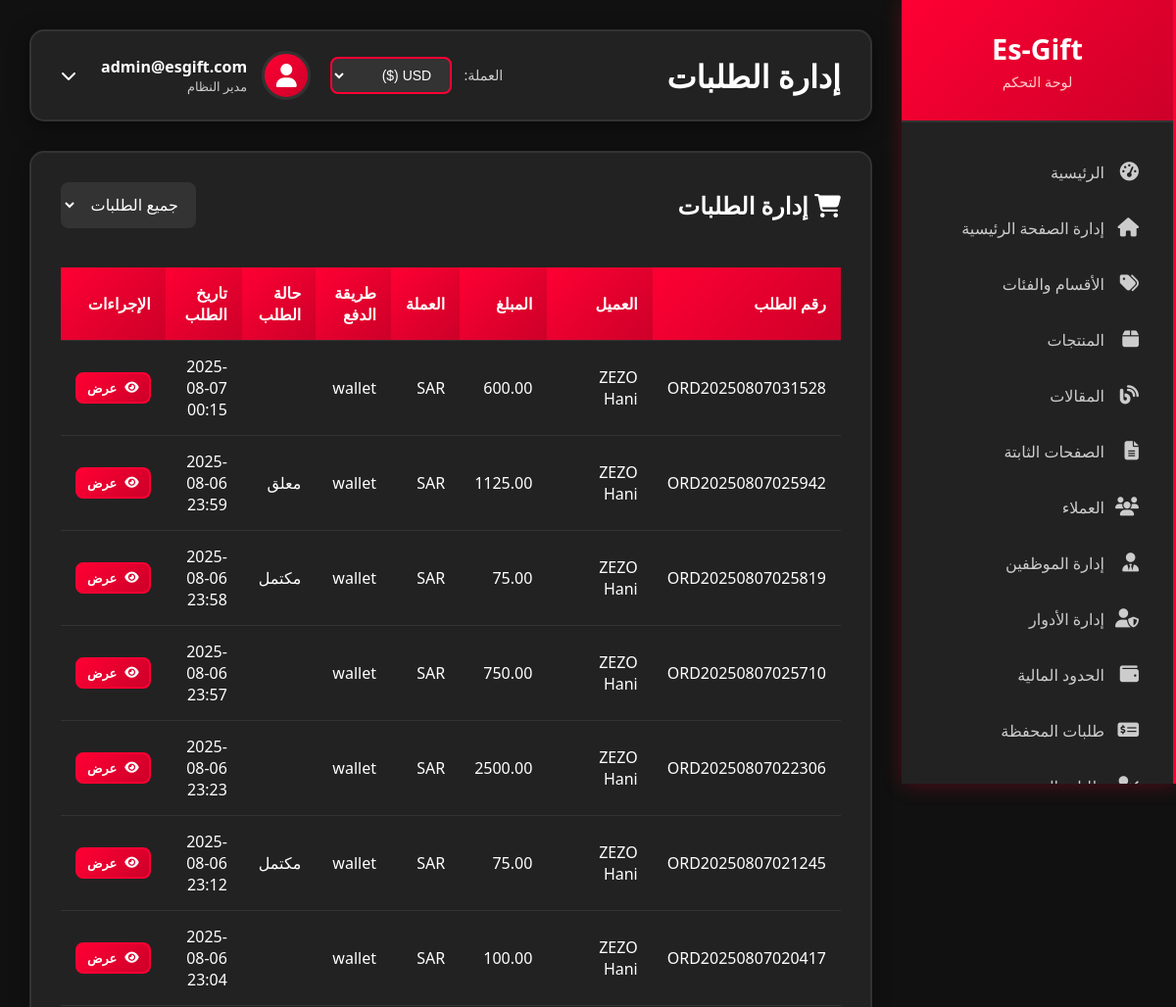
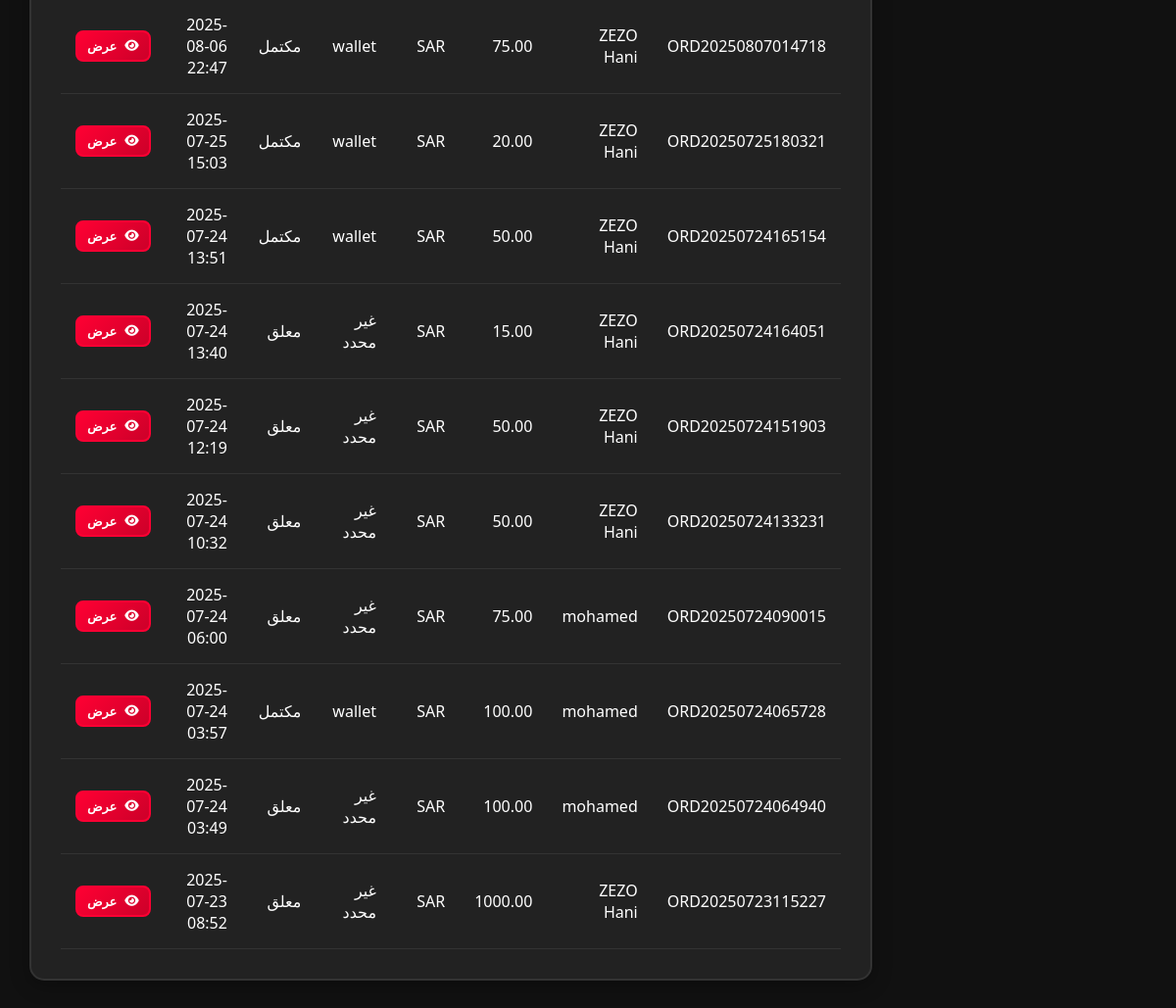
Page /admin/orders (signed in) on the committed database (2 pictures, top to bottom).
### models.py (models this page shows, shortened)
class User(UserMixin, db.Model):
    id = db.Column(db.Integer, primary_key=True)
    username = db.Column(db.String(80), unique=True, nullable=True)  # اسم المستخدم
    email = db.Column(db.String(120), unique=True, nullable=False)
    password_hash = db.Column(db.String(120), nullable=False)
    full_name = db.Column(db.String(100))
    phone = db.Column(db.String(20))
    birth_date = db.Column(db.Date)
    nationality = db.Column(db.String(50))
    customer_type = db.Column(db.String(20), default='regular')  # regular, kyc, reseller
    kyc_status = db.Column(db.String(20), default='none')  # none, pending, approved, rejected
    google_id = db.Column(db.String(100), unique=True, nullable=True)  # Google ID
    profile_picture = db.Column(db.String(300))  # صورة البروفايل من Google
    is_verified = db.Column(db.Boolean, default=False)  # تم التحقق من الإيميل
    email_verification_token = db.Column(db.String(100), nullable=True)  # رمز التحقق من الإيميل
    email_verification_sent_at = db.Column(db.DateTime, nullable=True)  # وقت إرسال رمز التحقق
    document_type = db.Column(db.String(50))  # national_id, passport, driver_license
    id_front_image = db.Column(db.String(200))
    id_back_image = db.Column(db.String(200))
    selfie_image = db.Column(db.String(200))
    passport_image = db.Column(db.String(200))
    driver_license_image = db.Column(db.String(200))
    face_photo_front = db.Column(db.String(200))
    face_photo_right = db.Column(db.String(200))
    face_photo_left = db.Column(db.String(200))
    is_admin = db.Column(db.Boolean, default=False)
    last_login = db.Column(db.DateTime)
    created_at = db.Column(db.DateTime, default=datetime.utcnow)
    preferred_currency = db.Column(db.String(3), default='USD')  # العملة المفضلة للمحفظة
    orders = db.relationship('Order', backref='user', lazy=True)

class Order(db.Model):
    id = db.Column(db.Integer, primary_key=True)
    user_id = db.Column(db.Integer, db.ForeignKey('user.id'), nullable=False)
    order_number = db.Column(db.String(50), unique=True, nullable=False)
    total_amount = db.Column(db.Numeric(10, 2), nullable=False)
    currency = db.Column(db.String(3), default='SAR')
    payment_method = db.Column(db.String(50))
    payment_status = db.Column(db.String(20), default='pending')
    order_status = db.Column(db.String(20), default='pending')
    created_at = db.Column(db.DateTime, default=datetime.utcnow)
    excel_file_path = db.Column(db.String(500))  # مسار ملف Excel المحفوظ
    items = db.relationship('OrderItem', backref='order', lazy=True)
    codes = db.relationship('ProductCode', backref='order', lazy=True)

### admin_routes.py (the view)
@admin.route('/orders')
@login_required
@requires_page_access('admin.orders')
def orders():
    if not current_user.is_admin:
        employee = Employee.query.filter_by(user_id=current_user.id).first()
        if not employee:
            return redirect(url_for('main.index'))
    orders = Order.query.order_by(Order.created_at.desc()).all()
    return render_template('admin/orders.html', orders=orders)

### employee_utils.py (called while the page is built, shortened)
def requires_page_access(page_route):
    def decorator(f):
        @wraps(f)
        def decorated_function(*args, **kwargs):
            if not current_user.is_authenticated:
                return redirect(url_for('auth.login'))
            if current_user.is_admin:
                return f(*args, **kwargs)
        return decorated_function
    return decorator

### templates/admin/orders.html (shortened to what this page needs)
{% extends "admin/base.html" %}
{% block page_title %}إدارة الطلبات{% endblock %}
{% block content %}
<div class="content-card">
    <div style="display: flex; justify-content: space-between; align-items: center; margin-bottom: 20px;">
        <h2>
            <i class="fas fa-shopping-cart"></i>
            إدارة الطلبات
        </h2>
        <div>
            <select class="form-control" style="width: auto; display: inline-block;" onchange="filterOrders(this.value)">
                <option value="">جميع الطلبات</option>
            </select>
        </div>
    </div>
    <div class="table-container">
        <table class="data-table" id="ordersTable">
            <thead>
                <tr>
                    <th>رقم الطلب</th>
                    <th>العميل</th>
                    <th>المبلغ</th>
                    <th>العملة</th>
                    <th>طريقة الدفع</th>
                    <th>حالة الطلب</th>
                    <th>تاريخ الطلب</th>
                    <th>الإجراءات</th>
                </tr>
            </thead>
            <tbody>
                {% for order in orders %}
                <tr data-status="{{ order.order_status }}">
                    <td>{{ order.order_number }}</td>
                    <td>{{ order.user.full_name or order.user.email }}</td>
                    <td>{{ order.total_amount }}</td>
                    <td>{{ order.currency }}</td>
                    <td>{{ order.payment_method or 'غير محدد' }}</td>
                    <td>
                        <span class="status-badge status-{{ order.order_status }}">
                            {% if order.order_status == 'pending' %}
                                معلق
                            {% elif order.order_status == 'completed' %}
                                مكتمل
                            {% elif order.order_status == 'cancelled' %}
                                ملغي
                            {% endif %}
                        </span>
                    </td>
                    <td>{{ order.created_at.strftime('%Y-%m-%d %H:%M') }}</td>
                    <td>
                        <a href="{{ url_for('admin.order_detail', order_id=order.id) }}" class="btn btn-primary btn-sm">
                            <i class="fas fa-eye"></i>
                            عرض
                        </a>
                    </td>
                </tr>
                {% endfor %}
            </tbody>
        </table>
    </div>
</div>
{% endblock %}

### templates/admin/base.html (shortened to what this page needs)
<!DOCTYPE html>
<html lang="ar" dir="rtl">
<head>
    <link rel="stylesheet" href="https://cdnjs.cloudflare.com/ajax/libs/font-awesome/6.5.0/css/all.min.css">
</head>
<body>
    <div class="admin-container">
        <div class="sidebar" id="sidebar">
            <div class="sidebar-header">
                <h2>Es-Gift</h2>
                <p>لوحة التحكم</p>
            </div>
            <nav class="sidebar-nav">
                <div class="nav-item">
                    <a href="{{ url_for('admin.dashboard') }}" class="nav-link">
                        <i class="fas fa-tachometer-alt"></i>
                        الرئيسية
                    </a>
                </div>
                <div class="nav-item">
                    <a href="{{ url_for('admin.homepage_management') }}" class="nav-link">
                        <i class="fas fa-home"></i>
                        إدارة الصفحة الرئيسية
                    </a>
                </div>
                <div class="nav-item">
                    <a href="{{ url_for('admin.categories') }}" class="nav-link">
                        <i class="fas fa-tags"></i>
                        الأقسام والفئات
                    </a>
                </div>
                <div class="nav-item">
                    <a href="{{ url_for('admin.products') }}" class="nav-link">
                        <i class="fas fa-box"></i>
                        المنتجات
                    </a>
                </div>
                <div class="nav-item">
                    <a href="{{ url_for('admin.articles') }}" class="nav-link">
                        <i class="fas fa-blog"></i>
                        المقالات
                    </a>
                </div>
                <div class="nav-item">
                    <a href="{{ url_for('static_pages.static_pages') }}" class="nav-link">
                        <i class="fas fa-file-alt"></i>
                        الصفحات الثابتة
                    </a>
                </div>
                <div class="nav-item">
                    <a href="{{ url_for('admin.users') }}" class="nav-link">
                        <i class="fas fa-users"></i>
                        العملاء
                    </a>
                </div>
                <div class="nav-item">
                    <a href="{{ url_for('admin.employees') }}" class="nav-link">
                        <i class="fas fa-user-tie"></i>
                        إدارة الموظفين
                    </a>
                </div>
                <div class="nav-item">
                    <a href="{{ url_for('admin.roles_management') }}" class="nav-link">
                        <i class="fas fa-user-shield"></i>
                        إدارة الأدوار
                    </a>
                </div>
                <div class="nav-item">
                    <a href="{{ url_for('financial.user_limits_management') }}" class="nav-link">
                        <i class="fas fa-wallet"></i>
                        الحدود المالية
                    </a>
                </div>
                <div class="nav-item">
                    <a href="{{ url_for('admin_wallet.deposit_requests') }}" class="nav-link">
                        <i class="fas fa-money-check-alt"></i>
                        طلبات المحفظة
                    </a>
                </div>
                <div class="nav-item">
                    <a href="{{ url_for('admin.kyc_requests') }}" class="nav-link">
                        <i class="fas fa-user-check"></i>
                        طلبات التحقق
                    </a>
                </div>
            </nav>
        </div>
        <div class="main-content">
            <div class="top-bar">
                <h1 class="page-title">{% block page_title %}لوحة التحكم{% endblock %}</h1>
                <div style="display: flex; align-items: center; gap: 20px;">
                    <div class="currency-selector">
                        <label for="admin-currency" style="color: #ccc; margin-left: 8px; font-size: 0.9em;">العملة:</label>
                        <select id="admin-currency" onchange="changeCurrency(this.value)" style="
                            background-color: #333;
                            color: #fff;
                            border: 2px solid #ff0033;
                            border-radius: 8px;
                            padding: 8px 15px;
                            font-size: 14px;
                            cursor: pointer;
                            outline: none;
                            transition: all 0.3s ease;
                        ">
                            <option value="USD">USD ($)</option>
                        </select>
                    </div>
                    <div class="user-info" onclick="toggleUserMenu()" style="cursor: pointer; position: relative;">
                        <div class="user-avatar">
                            <i class="fas fa-user"></i>
                        </div>
                        <div>
                            <div style="font-weight: bold;">{{ current_user.email }}</div>
                            <div style="font-size: 0.8em; color: #ccc;">مدير النظام</div>
                        </div>
                        <i class="fas fa-chevron-down" style="margin-right: 10px; transition: transform 0.3s ease;" id="user-menu-arrow"></i>
                    </div>
                </div>
            </div>
            {% block content %}{% endblock %}
        </div>
    </div>
</body>
</html>

### templates/admin/base.html (style rules this page uses)
* { margin: 0; padding: 0; box-sizing: border-box; }
body { font-family: 'Segoe UI', Tahoma, Geneva, Verdana, sans-serif; background-color: #111; min-height: 100vh; color: #fff; }
.admin-container { display: flex; min-height: 100vh; }
.sidebar { width: 280px; background-color: #222; border-right: 3px solid #ff0033; box-shadow: 2px 0 20px rgba(255, 0, 51, 0.3); position: fixed; height: 100vh; overflow-y: auto; transition: transform 0.3s ease; }
.sidebar-header { padding: 30px 20px; text-align: center; border-bottom: 2px solid #333; background: linear-gradient(135deg, #ff0033, #cc0029); }
.sidebar-header h2 { color: #fff; font-size: 1.8em; margin-bottom: 5px; }
.sidebar-header p { color: #ffcccc; font-size: 0.9em; }
.sidebar-nav { padding: 20px 0; }
.nav-item { margin-bottom: 5px; }
.nav-link { display: flex; align-items: center; padding: 15px 25px; color: #ccc; text-decoration: none; transition: all 0.3s ease; border-left: 4px solid transparent; border-radius: 8px; margin: 5px 10px; }
.nav-link i { margin-left: 15px; font-size: 1.2em; width: 20px; }
.main-content { flex: 1; margin-right: 280px; padding: 30px; }
.top-bar { background-color: #222; border: 2px solid #333; padding: 20px 30px; border-radius: 15px; margin-bottom: 30px; box-shadow: 0 5px 20px rgba(0, 0, 0, 0.5); display: flex; justify-content: space-between; align-items: center; }
.page-title { font-size: 2em; color: #fff; margin: 0; }
.user-info { display: flex; align-items: center; gap: 15px; }
.user-avatar { width: 50px; height: 50px; border-radius: 50%; background: linear-gradient(135deg, #ff0033, #cc0029); display: flex; align-items: center; justify-content: center; color: white; font-size: 1.5em; border: 3px solid #333; }
.user-info div { color: #fff; }
.user-info div:last-child { color: #ccc; }
.content-card { background-color: #222; border: 2px solid #333; border-radius: 15px; padding: 30px; margin-bottom: 30px; box-shadow: 0 5px 20px rgba(0, 0, 0, 0.3); }
.table-container { overflow-x: auto; }
.data-table { width: 100%; border-collapse: collapse; margin-top: 20px; }
.data-table th, .data-table td { padding: 15px; text-align: right; border-bottom: 1px solid #333; color: #fff; }
.data-table th { background: linear-gradient(135deg, #ff0033, #cc0029); color: white; font-weight: bold; }
.btn { padding: 10px 20px; border: none; border-radius: 8px; cursor: pointer; text-decoration: none; display: inline-flex; align-items: center; gap: 8px; font-weight: bold; transition: all 0.3s ease; }
.btn-primary { background: linear-gradient(135deg, #ff0033, #cc0029); color: white; border: 2px solid #ff0033; }
.btn-sm { padding: 5px 10px; font-size: 0.8em; }
.form-control { width: 100%; padding: 12px; border: 2px solid #333; border-radius: 8px; font-size: 16px; transition: border-color 0.3s ease; background-color: #333; color: #fff; }

### rows in the picture
User: email "admin@esgift.com"
Order: order_number "ORD20250807031528", user "ZEZO Hani", total_amount "600.00", currency "SAR", payment_method "wallet", created_at "2025-08-07 00:15"
Order: order_number "ORD20250807025942", user "ZEZO Hani", total_amount "1125.00", currency "SAR", payment_method "wallet", order_status "معلق", created_at "2025-08-06 23:59"
Order: order_number "ORD20250807025819", user "ZEZO Hani", total_amount "75.00", currency "SAR", payment_method "wallet", order_status "مكتمل", created_at "2025-08-06 23:58"
Order: order_number "ORD20250807025710", user "ZEZO Hani", total_amount "750.00", currency "SAR", payment_method "wallet", created_at "2025-08-06 23:57"
Order: order_number "ORD20250807022306", user "ZEZO Hani", total_amount "2500.00", currency "SAR", payment_method "wallet", created_at "2025-08-06 23:23"
Order: order_number "ORD20250807021245", user "ZEZO Hani", total_amount "75.00", currency "SAR", payment_method "wallet", order_status "مكتمل", created_at "2025-08-06 23:12"
Order: order_number "ORD20250807020417", user "ZEZO Hani", total_amount "100.00", currency "SAR", payment_method "wallet", created_at "2025-08-06 23:04"
Order: order_number "ORD20250807014718", user "ZEZO Hani", total_amount "75.00", currency "SAR", payment_method "wallet", order_status "مكتمل", created_at "2025-08-06 22:47"
Order: order_number "ORD20250725180321", user "ZEZO Hani", total_amount "20.00", currency "SAR", payment_method "wallet", order_status "مكتمل", created_at "2025-07-25 15:03"
Order: order_number "ORD20250724165154", user "ZEZO Hani", total_amount "50.00", currency "SAR", payment_method "wallet", order_status "مكتمل", created_at "2025-07-24 13:51"
Order: order_number "ORD20250724164051", user "ZEZO Hani", total_amount "15.00", currency "SAR", payment_method "غير محدد", order_status "معلق", created_at "2025-07-24 13:40"
Order: order_number "ORD20250724151903", user "ZEZO Hani", total_amount "50.00", currency "SAR", payment_method "غير محدد", order_status "معلق", created_at "2025-07-24 12:19"
Order: order_number "ORD20250724133231", user "ZEZO Hani", total_amount "50.00", currency "SAR", payment_method "غير محدد", order_status "معلق", created_at "2025-07-24 10:32"
Order: order_number "ORD20250724090015", user "mohamed", total_amount "75.00", currency "SAR", payment_method "غير محدد", order_status "معلق", created_at "2025-07-24 06:00"
Order: order_number "ORD20250724065728", user "mohamed", total_amount "100.00", currency "SAR", payment_method "wallet", order_status "مكتمل", created_at "2025-07-24 03:57"
Order: order_number "ORD20250724064940", user "mohamed", total_amount "100.00", currency "SAR", payment_method "غير محدد", order_status "معلق", created_at "2025-07-24 03:49"
Order: order_number "ORD20250723115227", user "ZEZO Hani", total_amount "1000.00", currency "SAR", payment_method "غير محدد", order_status "معلق", created_at "2025-07-23 08:52"
